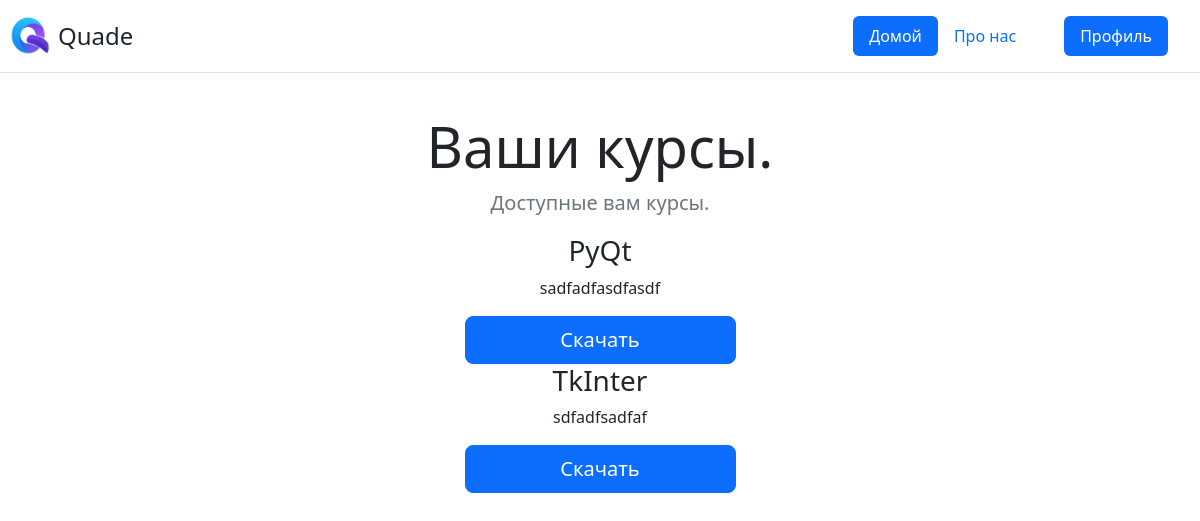
Page /account/courses (signed in) on the committed database.
### user_account/models.py (models this page shows, shortened)
class Course(models.Model):
    SUBSCRIBE_CHOISE = (
        ("BASIC", "BASIC"),
        ("PREMIUM", "PREMIUM")
    )
    name= models.CharField(_('название'), max_length=25)
    tou = models.TextField(_('описание'), max_length=100)
    file = models.FileField(_('файл курса'), upload_to='course/', blank=True)
    date = models.DateTimeField(_('дата курса'), default=timezone.now())
    subscribe_type = models.CharField(_('тип подписки'), choices=SUBSCRIBE_CHOISE, default="DEFAULT", max_length=7)
    class Meta:
        verbose_name = 'Курс'
        verbose_name_plural = 'Курсы'

### user_account/views.py (the view)
# urls.py: path('courses', views.courses, name='courses')
def courses(request):
    courses = Course.objects.order_by('-date')
    context = {
        'courses': courses,
    }
    return render(request, 'main/courses.html', context)

### main/templates/main/courses.html (shortened to what this page needs)
{% extends 'main/base.html'%}
{% load static %}
{% block header-button %}
    <li class="nav-item"><a href="{% url 'home' %}" class="nav-link active" aria-current="page">Домой</a></li>
    <li class="nav-item"><a href="{% url 'about' %}" class="nav-link">Про нас</a></li>
{% endblock %}
{% block content %}
<link rel="stylesheet" href="{% static 'main/css/style.css' %}" type="text/css"/>
<div class="pricing-header p-3 pb-md-4 mx-auto text-center">
    <h1 class="display-4 fw-normal">Ваши курсы.</h1>
    <p class="fs-5 text-muted">Доступные вам курсы.</p>
    {%for el in courses%}
        {% if user.subscribe == "PREMIUM" %}
            <h3>{{el.name}}</h3>
            <p>{{el.tou}}</p>
            {% if el.file.url != None %}
                <li class="w-25 btn btn-lg btn-primary"><a href="{{ el.file.url }}" download class="nav-link">Скачать</a></li>
            {% endif %}
        {% elif user.subscribe == el.subscribe_type %}
            <h3>{{el.name}}</h3>
            <p>{{el.tou}}</p>
            {% if el.file.url != None %}
                <li class="w-25 btn btn-lg btn-primary"><a href="{{ el.file.url }}" download class="nav-link">Скачать</a></li>
            {% endif %}
        {% endif %}
    {% endfor %}
</div>
{% endblock %}

### rows in the picture
Course: name "PyQt", tou "sadfadfasdfasdf"
Course: name "TkInter", tou "sdfadfsadfaf"
